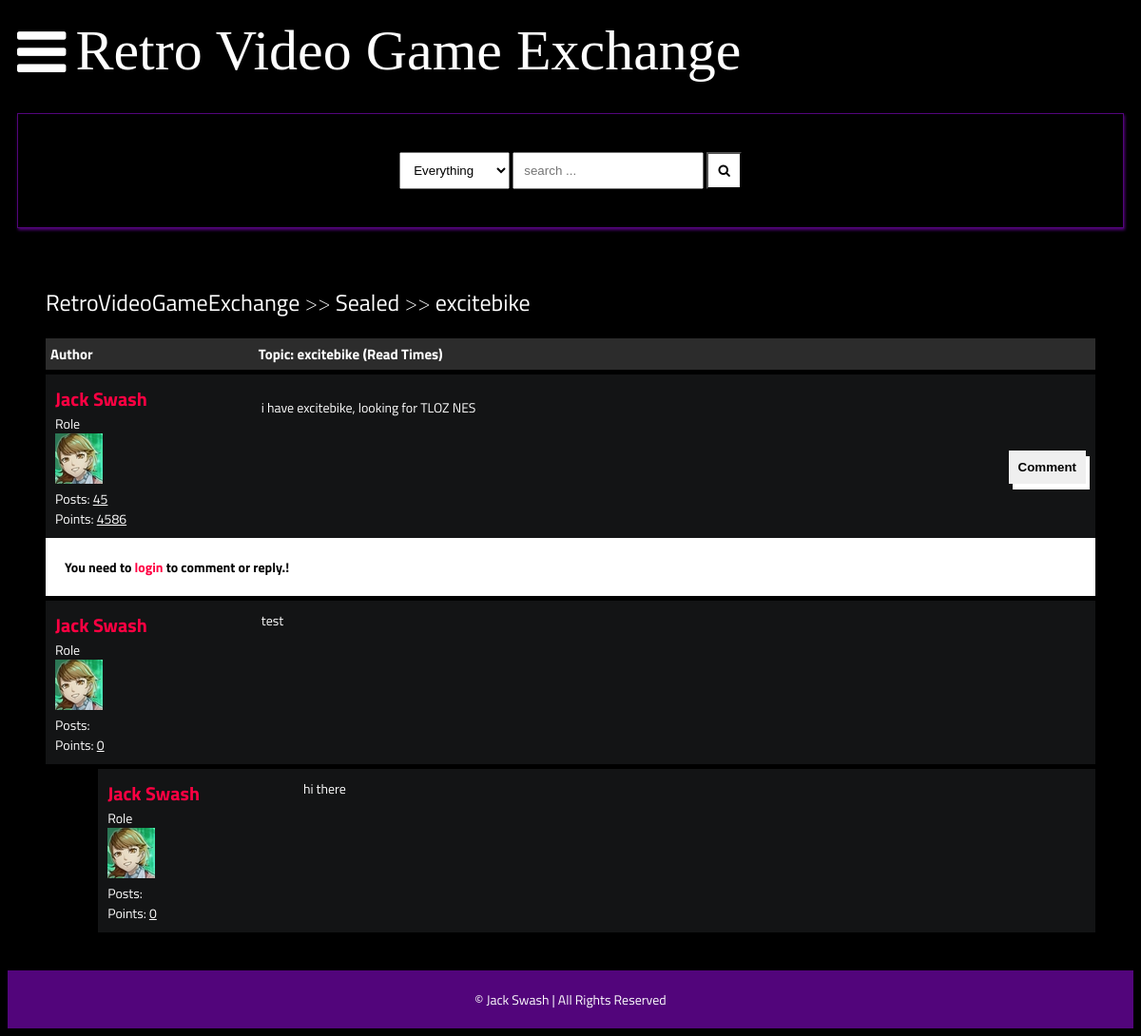
/detail/excitebike/, run on an earlier commit of the app's database.
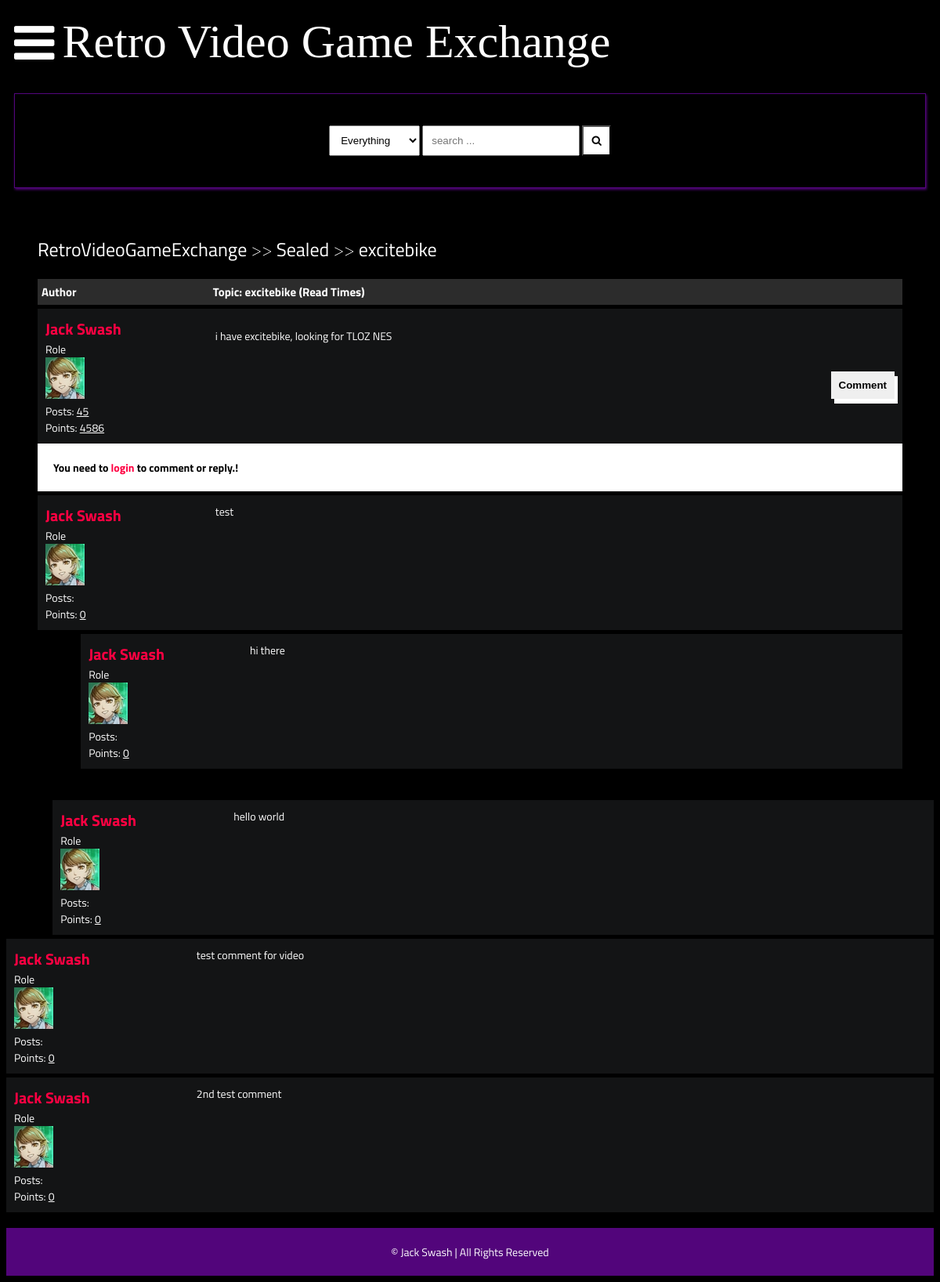
And on a later commit of the database.
### main/models.py (models this page shows, shortened)
class Comment(models.Model):
    user = models.ForeignKey(Author, on_delete=models.CASCADE)
    content = models.TextField()
    date = models.DateTimeField(auto_now_add=True)
    replies = models.ManyToManyField(Reply, blank=True)

class Author(models.Model):
    user = models.ForeignKey(User, on_delete=models.CASCADE)
    fullname = models.CharField(max_length=40, blank=True)
    slug = models.SlugField(max_length=400, unique=True, blank=True)
    bio = HTMLField()
    points = models.IntegerField(default=0)
    profile_pic = ResizedImageField(size=[50,80], quality=100, upload_to="authors", default=None, null=True, blank=True)

class Reply(models.Model):
    user = models.ForeignKey(Author, on_delete=models.CASCADE)
    content = models.TextField()
    date = models.DateTimeField(auto_now_add=True)
    class Meta:
        verbose_name_plural = "replies"

### main/views.py (the view)
# urls.py: path("detail/<slug>/", detail, name="detail"),
def detail(request, slug):
    post = get_object_or_404(Post, slug=slug)
    if request.user.is_authenticated:
        author = Author.objects.get(user=request.user)
    if "comment-form" in request.POST:
        comment = request.POST.get("comment")
        new_comment, created = Comment.objects.get_or_create(user=author, content=comment)
        post.comments.add(new_comment.id)
    if "reply-form" in request.POST:
        reply = request.POST.get("reply")
        commenr_id = request.POST.get("comment-id")
        comment_obj = Comment.objects.get(id=commenr_id)
        new_reply, created = Reply.objects.get_or_create(user=author, content=reply)
        comment_obj.replies.add(new_reply.id)
    context = {
        "post":post,
        "title":post.title
    }
    update_views (request, post)
    return render(request, "detail.html", context)

### main/models.py (called while the page is built)
    def __str__(self):
        return self.title

    def get_url(self):
        return reverse("posts", kwargs={
            "slug":self.slug
        })

    def get_url(self):
        return reverse("detail", kwargs={
            "slug":self.slug
        })

### main/utils.py (called while the page is built)
def update_views(request, object):
    context = {}
    hit_count = get_hitcount_model().objects.get_for_object(object)
    hits = hit_count.hits
    hitcontext = context["hitcount"] = {"pk": hit_count.pk}
    hit_count_response = HitCountMixin.hit_count(request, hit_count)
    if hit_count_response.hit_counted:
        hits = hits+1
        hitcontext["hitcounted"] = hit_count_response.hit_counted
        hitcontext["hit_message"] = hit_count_response.hit_message
        hitcontext["total_hits"] = hits

### templates/detail.html (shortened to what this page needs)
{% extends 'base.html' %}
{% load hitcount_tags %}
{% block content %}
    <div class="container">
        <div class="navigate">
            <span><a href="{% url 'home' %}">RetroVideoGameExchange</a> >> <a href="{{post.categories.all.0.get_url}}">{{post.categories.all.0}}</a> >> <a href="{{post.get_url}}">{{post.title}}</a></span>
        </div>
        <div class="topic-container">
            <div class="head">
                <div class="authors">Author</div>
                <div class="content">Topic: {{post.title}} (Read {%get_hit_count for post %} Times)</div>
            </div>
            <div class="body">
                <div class="authors">
                    <div class="username"><a href="">{{post.user.fullname|title}}</a></div>
                    <div>Role</div>
                    <img src={{post.user.profile_pic.url}} alt="">
                    <div>Posts: <u>45</u></div>
                    <div>Points: <u>4586</u></div>
                </div>
                <div class="content">
                    {{post.content|safe}}
                    <br>
                    <div class="comment">
                        <button onclick="showComment()">Comment</button>
                    </div>
                </div>
            </div>
        </div>
    {% if post.closed == True %}
    <div style="background-color:#fff;color:#000;font-weight:bolder;padding:20px;width:100%;"> This Topic Is Closed! </div>
    {% else %}
    {% if request.user.is_authenticated %}
    <form action="" method="post">
        {% csrf_token %}
        <div class="comment-area hide" id="comment-area">
            <textarea name="comment" id="" placeholder="comment here ... "></textarea>
            <input type="submit" value="submit" name="comment-form">
        </div>
    </form>
    {% else %}
<div style="background-color:#fff;color:#000;font-weight:bolder;padding:20px;width:100%;"> You need to <a href="{% url 'signin' %}"><b>login</b></a> to comment or reply.! </div>
    {% endif %}
    {% endif %}
        {% for comment in post.comments.all %}
        <div class="comments-container">
            <div class="body">
                <div class="authors">
                    <div class="username"><a href="">{{comment.user.fullname|title}}</a></div>
                    <div>Role</div>
                    <img src={{comment.user.profile_pic.url}} alt="">
                    <div>Posts: <u>{{comment.user.num_posts}}</u></div>
                    <div>Points: <u>{{comment.user.points}}</u></div>
                </div>
                <div class="content">
                    {{comment.content}}
                    <br>
                </div>
            </div>
        </div>
        {% for reply in comment.replies.all %}
        <div class="comments-container" style="width: 95%; margin-left:5%;">
            <div class="body">
                <div class="authors">
                    <div class="username"><a href="">{{reply.user.fullname|title}}</a></div>
                    <div>Role</div>
                    <img src="{{reply.user.profile_pic.url}}" alt="">
                    <div>Posts: <u>{{reply.user.num_posts}}</u></div>
                    <div>Points: <u>{{reply.user.points}}</u></div>
                </div>
                <div class="content">
                    {{reply.content}}
                    <br>
                </div>
            </div>
        </div>
    </div>
    {% endfor %}
    {% endfor %}
    {% endblock content %}

What changed in the data, as far as the page shows it:
added Reply: user.fullname "Jack Swash", user.profile_pic (picture), user.points "0", content "hello world", shown under Comment "test"
added Comment: user.fullname "Jack Swash", user.profile_pic (picture), user.points "0", content "test comment for video"
added Comment: user.fullname "Jack Swash", user.profile_pic (picture), user.points "0", content "2nd test comment"
